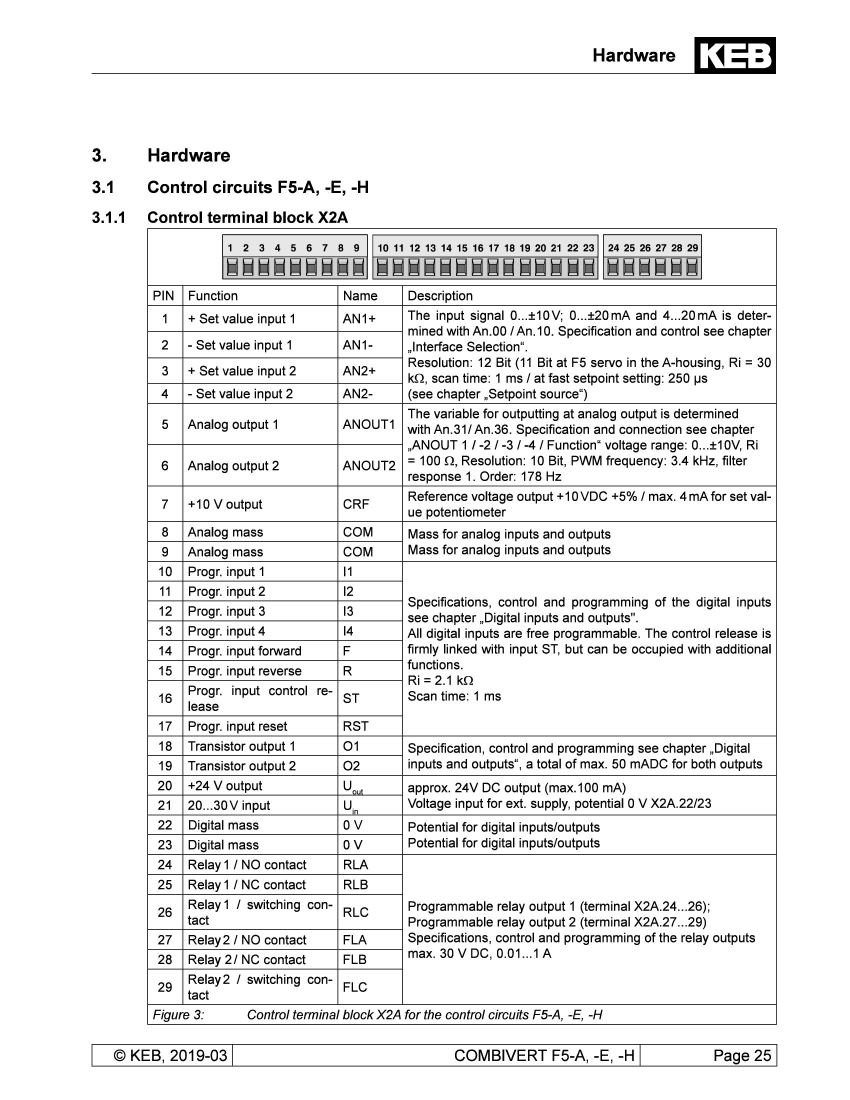
#> input picture images/input.jpg, 1700 x 2200 px (shown at 1/2 size)
$ python remove_bands.py
#> lines starting #> are read from the running program, lines starting #| are printed output that depends on the picture
import cv2
import numpy as np

img = cv2.imread("input.jpg")
#> img is the input picture: shape (2200, 1700, 3); min 0, max 255, mean 236.5
if img is None:
    raise ValueError("Image not found")

h, w, c = img.shape
#> h = 2200; w = 1700; c = 3

# Bands to DELETE (y_start, y_end)
bands = [
    (0,413),
    (2010,2200)
]
# bands = [
#     (0,287),
#     (392,549),
#     (650,800),   # example band
#     (845,960),
#     (1080,1126),
#     (1202,1291),
#     (1400,1557),
#     (1596,1635),
#     (1675,1724),
#     (2000,2200)
# ]

# Sort bands top → bottom
bands.sort()

# Delete from bottom upward to avoid index shifting
for y1, y2 in reversed(bands):
    img = np.delete(img, np.s_[y1:y2], axis=0)
#> this loop made 2 passes
#> pass 1, `img = np.delete(img, np.s_[y1:y2], axis=0)`:
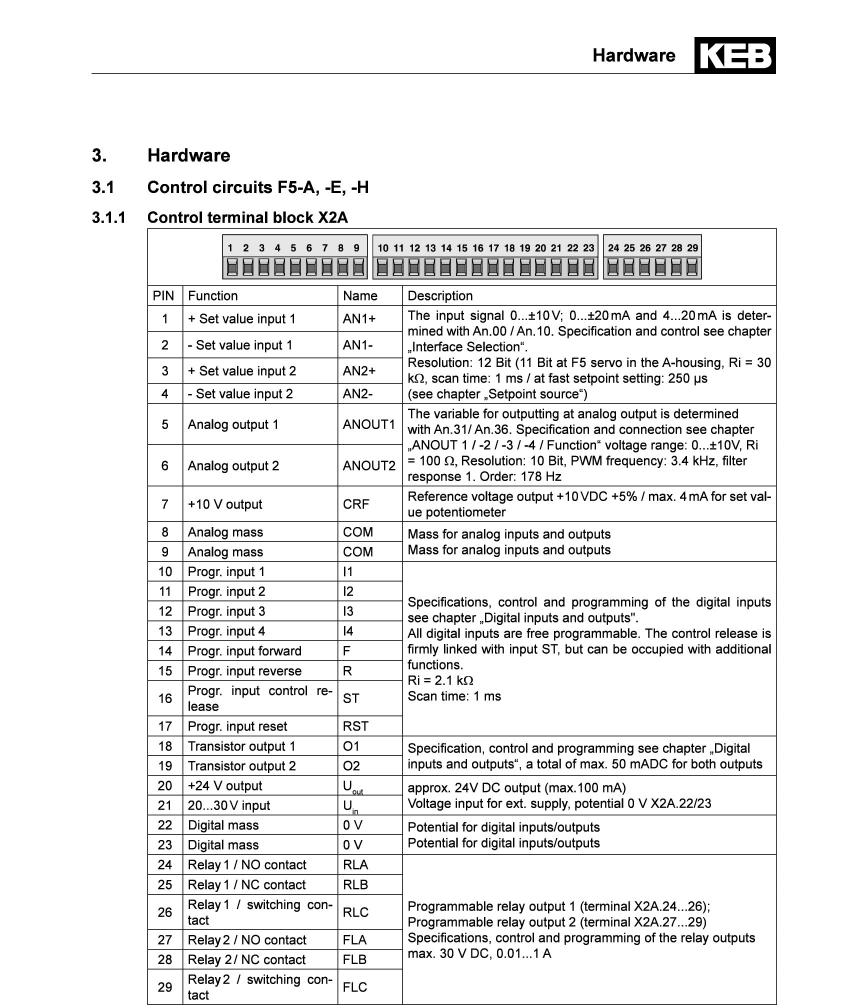
#> img: shape (2010, 1700, 3) (shown at 1/2 size); min 0, max 255, mean 236
#> pass 2, `img = np.delete(img, np.s_[y1:y2], axis=0)`:
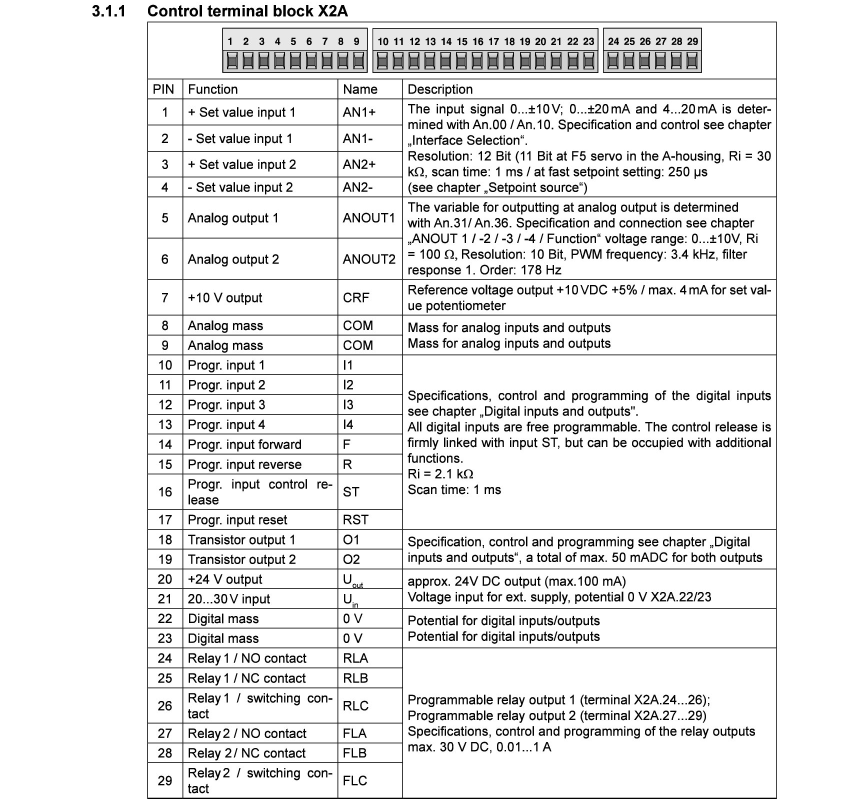
#> img: shape (1597, 1700, 3) (shown at 1/2 size); min 0, max 255, mean 232.6

cv2.imwrite("output.jpg", img)

print("Band(s) deleted. Saved as output.jpg")

$ run again, with images/f5a_x2a.jpg copied over images/input.jpg
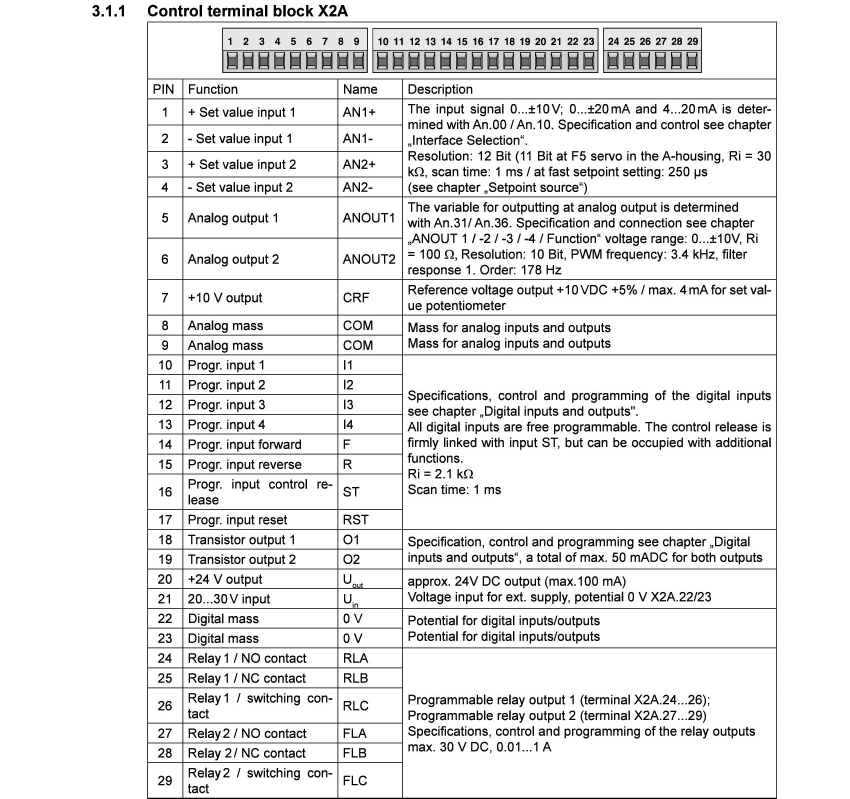
#> input picture images/f5a_x2a.jpg, 1700 x 1597 px (shown at 1/2 size)
#> img is the input picture: shape (1597, 1700, 3); min 0, max 255, mean 232.6
#> the loop `for y1, y2 in reversed(bands):` made 2 passes
#> pass 2, `img = np.delete(img, np.s_[y1:y2], axis=0)`:
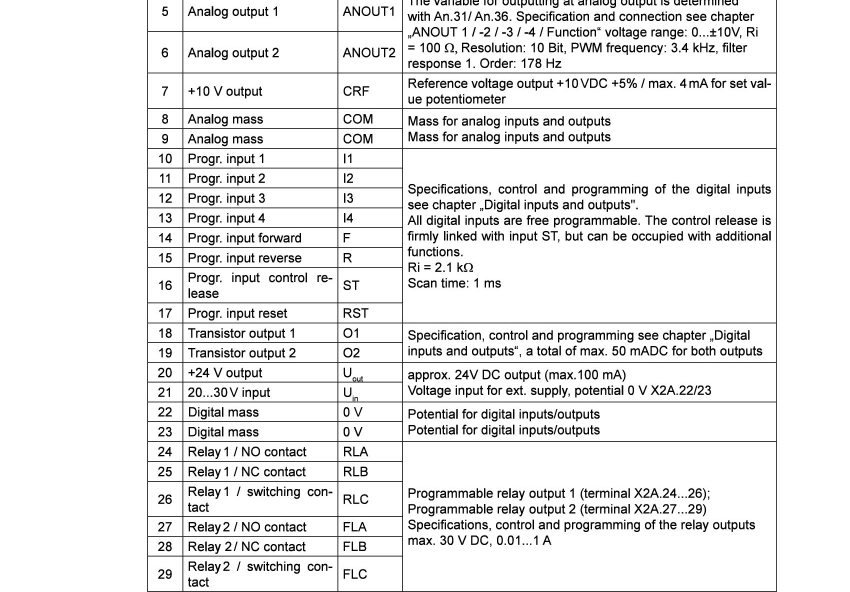
#> img: shape (1184, 1700, 3) (shown at 1/2 size); min 0, max 255, mean 234.3

$ run again, with images/f5b_x2a.jpg copied over images/input.jpg
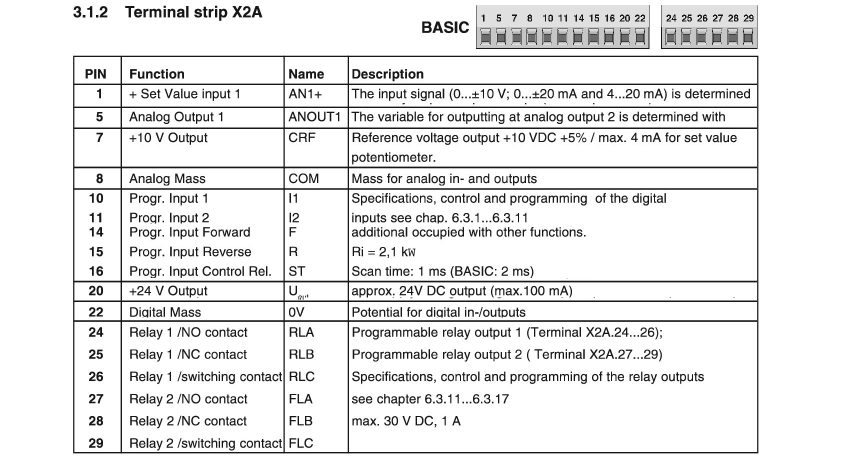
#> input picture images/f5b_x2a.jpg, 1700 x 911 px (shown at 1/2 size)
#> img is the input picture: shape (911, 1700, 3); min 0, max 255, mean 232
#> the loop `for y1, y2 in reversed(bands):` made 2 passes
#> pass 2, `img = np.delete(img, np.s_[y1:y2], axis=0)`:
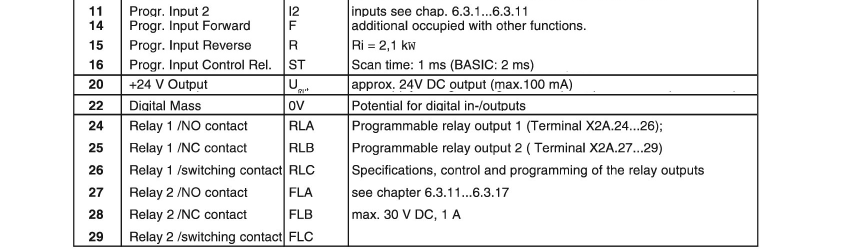
#> img: shape (498, 1700, 3) (shown at 1/2 size); min 0, max 255, mean 234.7
